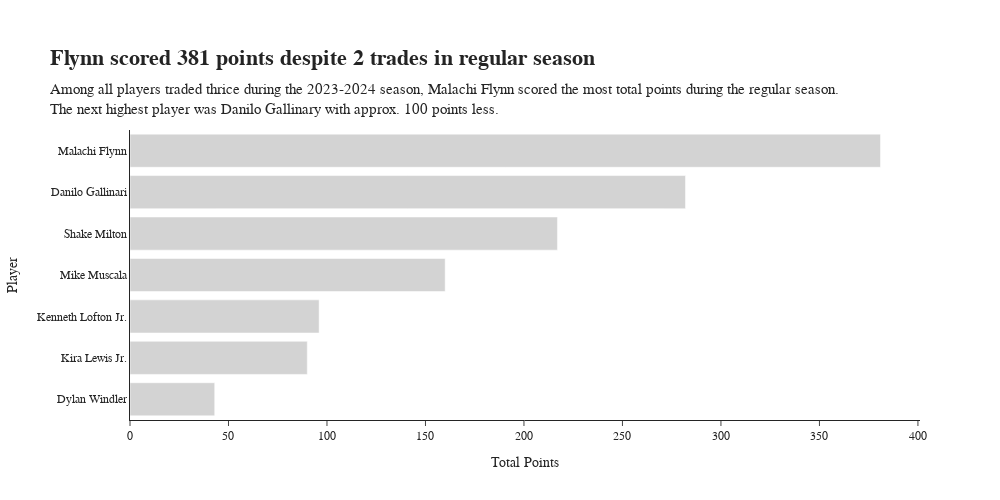

Notebook code for this chart:
### Code cell
# Horizontal Bar Chart

fig2 = px.bar(
    df_ex1.sort_values(by = 'Total Points', ascending=True), # this should be the OPPOSITE of the orignal sort (horizontal bar chart ONLY)
    x = 'Total Points',
    y = 'Player',
    template = 'simple_white',
    title = '<b>Flynn scored 381 points despite 2 trades in regular season</b>',
    subtitle = 'Among all players traded thrice during the 2023-2024 season, Malachi Flynn scored the most total points during the regular season.<br>The next highest player was Danilo Gallinary with approx. 100 points less.',
    height = 500,
    width = 1000,
    color_discrete_sequence=['lightgray']
)
fig2.update_layout(
    # Remove the x-tick labels
    yaxis_ticks = "",
    # Change the title font
    title_font_family = 'Baskerville',
    # Font for the rest of plot
    font_family = 'Helvetica',
    # Change title font size
    title_font_size = 22,
    # Modify (enlarge) the top margin
    margin = {'t':130}
)

# Render the figure
fig2.show()

### Figure 1 — Plotly figure (JSON) as saved in the notebook; plotly's stock layout.template omitted (floating-point values rounded to 4 significant figures)
{"data": [{"hovertemplate": "Total Points=%{x}<br>Player=%{y}<extra></extra>", "legendgroup": "", "marker": {"color": "lightgray", "pattern": {"shape": ""}}, "name": "", "orientation": "h", "showlegend": false, "textposition": "auto", "type": "bar", "x": [43.0, 90.0, 96.0, 160.0, 217.0, 282.0, 381.0], "xaxis": "x", "y": ["Dylan Windler", "Kira Lewis Jr.", "Kenneth Lofton Jr.", "Mike Muscala", "Shake Milton", "Danilo Gallinari", "Malachi Flynn"], "yaxis": "y"}], "layout": {"barmode": "relative", "font": {"family": "Helvetica"}, "height": 500, "legend": {"tracegroupgap": 0}, "margin": {"t": 130}, "title": {"font": {"family": "Baskerville", "size": 22}, "subtitle": {"text": "Among all players traded thrice during the 2023-2024 season, Malachi Flynn scored the most total points during the regular season.<br>The next highest player was Danilo Gallinary with approx. 100 points less."}, "text": "<b>Flynn scored 381 points despite 2 trades in regular season</b>"}, "width": 1000, "xaxis": {"anchor": "y", "domain": [0, 1], "title": {"text": "Total Points"}}, "yaxis": {"anchor": "x", "domain": [0, 1], "ticks": "", "title": {"text": "Player"}}}}
